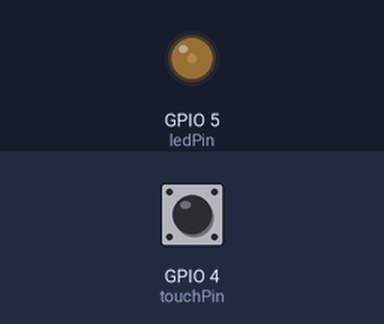
Simulated run of this sketch. Board: ESP32. Parts: output pins drawn as LEDs (lit = HIGH). The test bench sets the inputs (shaded band); at power-on: GPIO 4 (touchPin) HIGH. What the sketch prints to the serial monitor is not drawn.

Above: at 1.2 s.
1.3 s: GPIO 4 (touchPin) pulled LOW for 0.15 s
At 2.26 s:
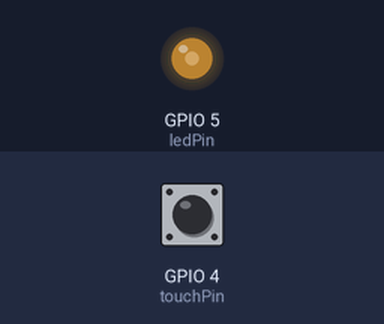
4.3 s: GPIO 4 (touchPin) pulled LOW for 1 s
At 4.37 s:
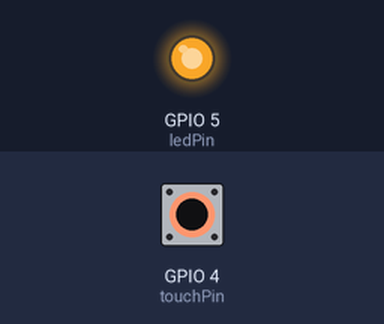
Timing chart, 0 to 13.5 s (numbered marks = the images above; inputs shaded):
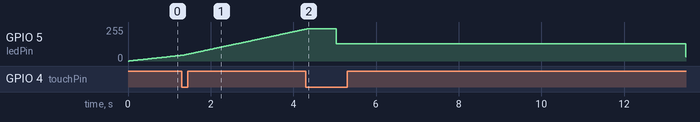

The sketch:

Sketch5.ino
```cpp
/*
 * ESP32 多档位触摸调速呼吸灯（非阻塞版）
 * 功能：LED 持续呼吸，每触摸一次 T0 引脚，切换一档呼吸速度（共 3 档）。
 * 硬件连接：
 *   - 触摸引脚 T0 (GPIO4) 接触摸电极
 *   - 外接LED阳极 -> 220Ω电阻 -> GPIO5
 *   - 外接LED阴极 -> GND
 * 速度档位：
 *   1档：缓慢呼吸 (间隔 30ms)
 *   2档：中速呼吸 (间隔 15ms)
 *   3档：快速呼吸 (间隔 5ms)
 */

const int touchPin = T0;       // 触摸引脚
const int ledPin = 5;          // LED PWM 引脚 (可用其他 GPIO)

// PWM 参数
const int freq = 5000;         // PWM 频率
const int ledChannel = 0;      // LEDC 通道
const int resolution = 8;      // 分辨率 8 位（0-255）

// 速度档位对应的更新间隔（毫秒）
const int speedIntervals[3] = { 30, 15, 5 };
int speedLevel = 0;            // 当前档位索引 0,1,2 -> 1档,2档,3档

// 呼吸灯状态
int brightness = 0;            // 当前亮度 (0-255)
int fadeDirection = 1;         // 变化方向：1 为渐亮，-1 为渐暗
unsigned long lastBrightnessUpdate = 0; // 上次亮度更新时间

// 触摸状态变量（边缘检测 + 防抖）
bool lastStableTouch = false;  // 上一次稳定触摸状态
bool currentRawTouch = false;  // 当前原始触摸状态
bool lastRawTouch = false;     // 上一次原始状态
unsigned long lastChangeTime = 0;       // 原始状态改变时间
const unsigned long debounceDelay = 50; // 防抖延时 50ms

void setup() {
    Serial.begin(115200);

    // 配置 LED PWM
    ledcSetup(ledChannel, freq, resolution);
    ledcAttachPin(ledPin, ledChannel);
    ledcWrite(ledChannel, brightness); // 初始亮度 0

    // 初始化触摸状态
    lastRawTouch = (touchRead(touchPin) < 20);
    lastStableTouch = lastRawTouch;

    Serial.println("多档位触摸调速呼吸灯启动");
    Serial.println("触摸 T0 引脚切换速度：1档(慢) -> 2档(中) -> 3档(快) -> 循环");
    Serial.printf("当前速度档位: %d (间隔 %dms)\n", speedLevel + 1, speedIntervals[speedLevel]);
}

void loop() {
    // 1. 读取触摸并执行防抖与边缘检测
    int touchValue = touchRead(touchPin);
    currentRawTouch = (touchValue < 20); // 阈值 20，可根据实际情况调整

    if (currentRawTouch != lastRawTouch) {
        lastChangeTime = millis();
        lastRawTouch = currentRawTouch;
    }

    if ((millis() - lastChangeTime) >= debounceDelay) {
        if (currentRawTouch != lastStableTouch) {
            lastStableTouch = currentRawTouch;

            // 上升沿：从未触摸到触摸，切换速度档位
            if (lastStableTouch == true) {
                speedLevel = (speedLevel + 1) % 3; // 0->1->2->0 循环
                Serial.printf("触摸事件！切换至档位 %d (间隔 %dms)\n",
                    speedLevel + 1, speedIntervals[speedLevel]);
            }
        }
    }

    // 2. 呼吸灯更新（非阻塞）
    if (millis() - lastBrightnessUpdate >= speedIntervals[speedLevel]) {
        lastBrightnessUpdate = millis();

        // 更新亮度
        brightness += fadeDirection;
        if (brightness >= 255) {
            brightness = 255;
            fadeDirection = -1;      // 开始渐暗
        }
        else if (brightness <= 0) {
            brightness = 0;
            fadeDirection = 1;       // 开始渐亮
        }
        ledcWrite(ledChannel, brightness);
    }

    // 可选：每 2 秒输出一次状态（调试用，可注释掉）
    static unsigned long lastPrintTime = 0;
    if (millis() - lastPrintTime >= 2000) {
        lastPrintTime = millis();
        Serial.printf("触摸值: %d, 档位: %d, 亮度: %d\n",
            touchValue, speedLevel + 1, brightness);
    }
}
```
